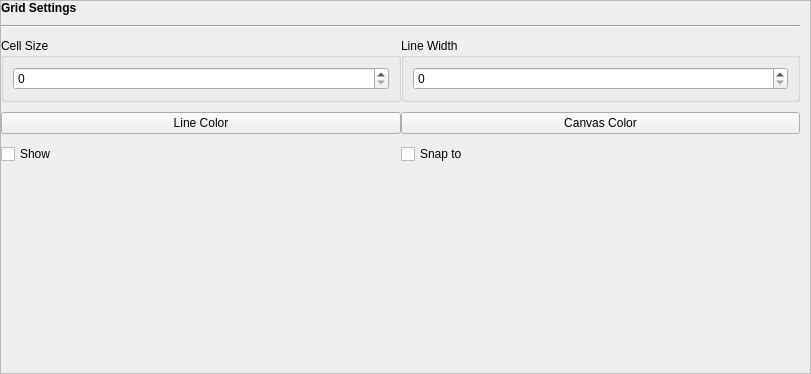
<?xml version="1.0" encoding="UTF-8"?>
<ui version="4.0">
 <class>grid_preferences</class>
 <widget class="QWidget" name="grid_preferences">
  <property name="geometry">
   <rect>
    <x>0</x>
    <y>0</y>
    <width>811</width>
    <height>374</height>
   </rect>
  </property>
  <property name="windowTitle">
   <string>Form</string>
  </property>
  <layout class="QGridLayout" name="gridLayout_2">
   <property name="leftMargin">
    <number>0</number>
   </property>
   <property name="topMargin">
    <number>0</number>
   </property>
   <property name="rightMargin">
    <number>0</number>
   </property>
   <property name="bottomMargin">
    <number>0</number>
   </property>
   <property name="spacing">
    <number>0</number>
   </property>
   <item row="0" column="0">
    <widget class="QScrollArea" name="scrollArea">
     <property name="widgetResizable">
      <bool>true</bool>
     </property>
     <widget class="QWidget" name="scrollAreaWidgetContents">
      <property name="geometry">
       <rect>
        <x>0</x>
        <y>0</y>
        <width>809</width>
        <height>372</height>
       </rect>
      </property>
      <layout class="QGridLayout" name="gridLayout">
       <property name="leftMargin">
        <number>0</number>
       </property>
       <property name="topMargin">
        <number>0</number>
       </property>
       <property name="rightMargin">
        <number>10</number>
       </property>
       <property name="bottomMargin">
        <number>0</number>
       </property>
       <property name="horizontalSpacing">
        <number>0</number>
       </property>
       <property name="verticalSpacing">
        <number>10</number>
       </property>
       <item row="3" column="0">
        <layout class="QHBoxLayout" name="horizontalLayout">
         <item>
          <widget class="QPushButton" name="gridLineColorButton">
           <property name="text">
            <string>Line Color</string>
           </property>
          </widget>
         </item>
         <item>
          <widget class="QPushButton" name="canvas_color">
           <property name="text">
            <string>Canvas Color</string>
           </property>
          </widget>
         </item>
        </layout>
       </item>
       <item row="1" column="0">
        <widget class="Line" name="line">
         <property name="orientation">
          <enum>Qt::Orientation::Horizontal</enum>
         </property>
        </widget>
       </item>
       <item row="0" column="0">
        <widget class="QLabel" name="label_3">
         <property name="font">
          <font>
           <bold>true</bold>
          </font>
         </property>
         <property name="text">
          <string>Grid Settings</string>
         </property>
        </widget>
       </item>
       <item row="4" column="0">
        <layout class="QHBoxLayout" name="horizontalLayout_3">
         <item>
          <widget class="QCheckBox" name="show_grid_checkbox">
           <property name="font">
            <font>
             <bold>false</bold>
            </font>
           </property>
           <property name="text">
            <string>Show</string>
           </property>
          </widget>
         </item>
         <item>
          <widget class="QCheckBox" name="snap_to_grid_checkbox">
           <property name="font">
            <font>
             <bold>false</bold>
            </font>
           </property>
           <property name="text">
            <string>Snap to</string>
           </property>
          </widget>
         </item>
        </layout>
       </item>
       <item row="2" column="0">
        <layout class="QHBoxLayout" name="horizontalLayout_2">
         <item>
          <widget class="QGroupBox" name="groupBox">
           <property name="sizePolicy">
            <sizepolicy hsizetype="Preferred" vsizetype="Minimum">
             <horstretch>0</horstretch>
             <verstretch>0</verstretch>
            </sizepolicy>
           </property>
           <property name="title">
            <string>Cell Size</string>
           </property>
           <layout class="QGridLayout" name="gridLayout_3">
            <item row="1" column="0">
             <widget class="QSpinBox" name="grid_size_spinbox">
              <property name="maximum">
               <number>512</number>
              </property>
             </widget>
            </item>
           </layout>
          </widget>
         </item>
         <item>
          <widget class="QGroupBox" name="groupBox_2">
           <property name="sizePolicy">
            <sizepolicy hsizetype="Preferred" vsizetype="Minimum">
             <horstretch>0</horstretch>
             <verstretch>0</verstretch>
            </sizepolicy>
           </property>
           <property name="title">
            <string>Line Width</string>
           </property>
           <layout class="QGridLayout" name="gridLayout_4">
            <item row="0" column="0">
             <widget class="QSpinBox" name="grid_line_width_spinbox"/>
            </item>
           </layout>
          </widget>
         </item>
        </layout>
       </item>
       <item row="8" column="0">
        <spacer name="verticalSpacer">
         <property name="orientation">
          <enum>Qt::Orientation::Vertical</enum>
         </property>
         <property name="sizeHint" stdset="0">
          <size>
           <width>20</width>
           <height>0</height>
          </size>
         </property>
        </spacer>
       </item>
      </layout>
     </widget>
    </widget>
   </item>
  </layout>
 </widget>
 <resources/>
 <connections>
  <connection>
   <sender>grid_size_spinbox</sender>
   <signal>valueChanged(int)</signal>
   <receiver>grid_preferences</receiver>
   <slot>grid_size_changed(int)</slot>
   <hints>
    <hint type="sourcelabel">
     <x>37</x>
     <y>41</y>
    </hint>
    <hint type="destinationlabel">
     <x>20</x>
     <y>-13</y>
    </hint>
   </hints>
  </connection>
  <connection>
   <sender>grid_line_width_spinbox</sender>
   <signal>valueChanged(int)</signal>
   <receiver>grid_preferences</receiver>
   <slot>line_width_changed(int)</slot>
   <hints>
    <hint type="sourcelabel">
     <x>98</x>
     <y>104</y>
    </hint>
    <hint type="destinationlabel">
     <x>94</x>
     <y>-11</y>
    </hint>
   </hints>
  </connection>
  <connection>
   <sender>gridLineColorButton</sender>
   <signal>clicked()</signal>
   <receiver>grid_preferences</receiver>
   <slot>action_button_clicked_grid_line_color()</slot>
   <hints>
    <hint type="sourcelabel">
     <x>236</x>
     <y>137</y>
    </hint>
    <hint type="destinationlabel">
     <x>227</x>
     <y>-11</y>
    </hint>
   </hints>
  </connection>
  <connection>
   <sender>canvas_color</sender>
   <signal>clicked()</signal>
   <receiver>grid_preferences</receiver>
   <slot>action_button_clicked_canvas_color()</slot>
   <hints>
    <hint type="sourcelabel">
     <x>262</x>
     <y>165</y>
    </hint>
    <hint type="destinationlabel">
     <x>294</x>
     <y>5</y>
    </hint>
   </hints>
  </connection>
  <connection>
   <sender>show_grid_checkbox</sender>
   <signal>toggled(bool)</signal>
   <receiver>grid_preferences</receiver>
   <slot>action_toggled_show_grid(bool)</slot>
   <hints>
    <hint type="sourcelabel">
     <x>45</x>
     <y>190</y>
    </hint>
    <hint type="destinationlabel">
     <x>175</x>
     <y>4</y>
    </hint>
   </hints>
  </connection>
  <connection>
   <sender>snap_to_grid_checkbox</sender>
   <signal>toggled(bool)</signal>
   <receiver>grid_preferences</receiver>
   <slot>action_toggled_snap_to_grid(bool)</slot>
   <hints>
    <hint type="sourcelabel">
     <x>87</x>
     <y>221</y>
    </hint>
    <hint type="destinationlabel">
     <x>140</x>
     <y>0</y>
    </hint>
   </hints>
  </connection>
 </connections>
 <slots>
  <slot>size_changed(int)</slot>
  <slot>line_width_changed(int)</slot>
  <slot>action_button_clicked_grid_line_color()</slot>
  <slot>action_button_clicked_canvas_color()</slot>
  <slot>action_toggled_show_grid(bool)</slot>
  <slot>action_toggled_snap_to_grid(bool)</slot>
 </slots>
</ui>
